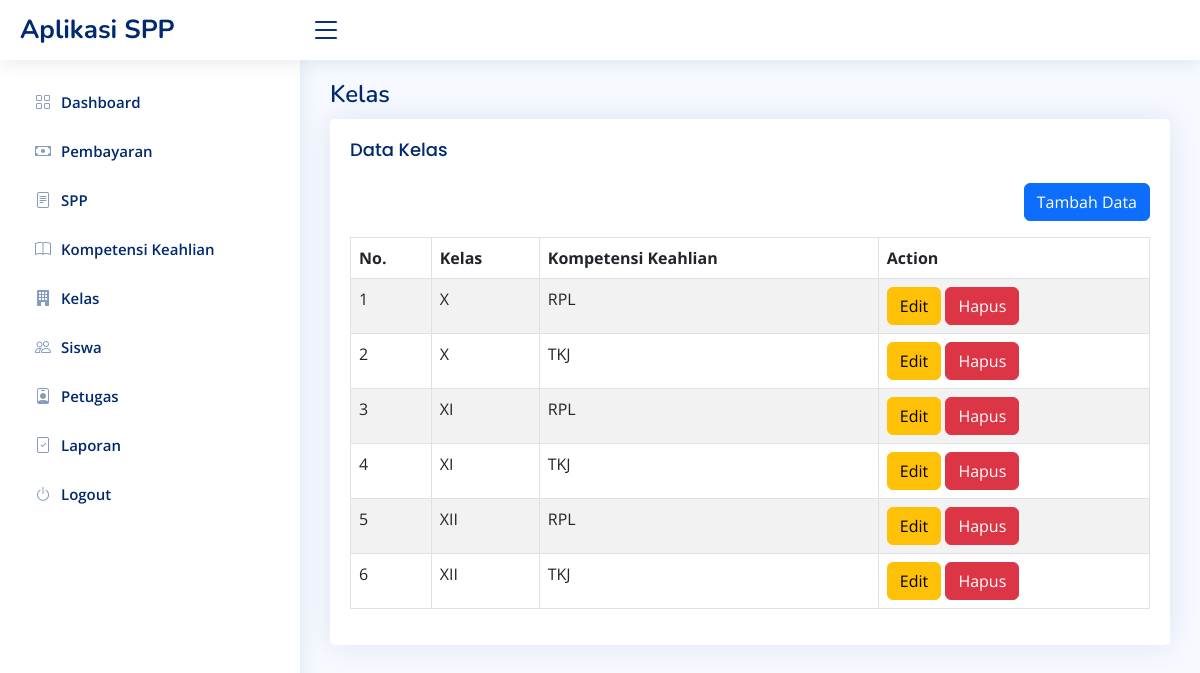
The app's page /admin/kelas.php (signed in) with its own data.
### tables this page shows
CREATE TABLE `kelas` (
  `id_kelas` int(11) NOT NULL,
  `nama_kelas` varchar(10) NOT NULL,
  `id_komp` int(11) NOT NULL
);

CREATE TABLE `kompetensi` (
  `id_komp` int(11) NOT NULL,
  `nama_komp` varchar(50) NOT NULL
);

### admin/kelas.php (the view, shortened to what this page needs)
<?php
include "../config/koneksi.php";
?>
<!DOCTYPE html>
<html lang="en">
<head>
  <?php include "header.php"; ?>
</head>
<body>
<?php include "sidebar.php"; ?>
  <main id="main" class="main">
    <div class="pagetitle">
      <h1>Kelas</h1>
    </div>
    <section class="section">
      <div class="row">
        <div class="col">
            <div class="card">
                <div class="card-body">
                <h5 class="card-title">Data Kelas</h5>
                <div class="row">
                    <div class="col">
                    <button type="button" class="btn btn-primary float-end mb-3" data-bs-toggle="modal" data-bs-target="#exampleModal">
                        Tambah Data
                        </button>
                    </div>
                </div>
                <div class="table-responsive">
                    <table class="table table-bordered table-striped">
                    <thead>
                    <tr>
                        <th>No.</th>
                        <th>Kelas</th>
                        <th>Kompetensi Keahlian</th>
                        <th>Action</th>
                        </tr>
                    </thead>
                    <tbody>
                            <?php
                            $sql = "select *from kelas,kompetensi where kelas.id_komp=kompetensi.id_komp order by nama_kelas asc";
                            $query = mysqli_query($koneksi, $sql);
                            $no = 1;
                            foreach($query as $r2) {
                                $id   = $r2['id_kelas'];
                                $nama   = $r2['nama_kelas'];
                                $komp   = $r2['nama_komp'];
                            ?>
                                <tr>
                                    <td scope="row"><?php echo $no++; ?></td>
                                    <td scope="row"><?php echo $nama; ?></td>
                                    <td scope="row"><?php echo $komp; ?></td>
                                    <td scope="row">
                                    <button type="button" class="btn btn-warning" data-bs-toggle="modal" data-bs-target="#editModal<?php echo $id; ?>">Edit</button>
                                        <a onclick = "return confirm('Apakah Anda Yakin Ingin Menghapus Data?')" href = "kelas.php?hapus=<?php echo $id;?>" class = "btn btn-danger">Hapus</a>
                                    </td>
                                </tr>
                            <?php
                            }
                            ?>
                        </tbody>
                    </table>
                </div>
            </div>
        </div>
      </div>
    </section>
  </main>
</body>
</html>

### admin/header.php (shortened to what this page needs)
<link href="../assets/vendor/bootstrap/css/bootstrap.min.css" rel="stylesheet">
<link href="../assets/vendor/bootstrap/css/select2.min.css" rel="stylesheet">
<link href="../assets/vendor/bootstrap/css/select2theme.min.css" rel="stylesheet">
<link href="../assets/vendor/bootstrap-icons/bootstrap-icons.css" rel="stylesheet">
<link href="../assets/vendor/boxicons/css/boxicons.min.css" rel="stylesheet">
<link href="../assets/vendor/quill/quill.snow.css" rel="stylesheet">
<link href="../assets/vendor/quill/quill.bubble.css" rel="stylesheet">
<link href="../assets/vendor/remixicon/remixicon.css" rel="stylesheet">
<link href="../assets/vendor/simple-datatables/style.css" rel="stylesheet">
<link href="../assets/css/style.css" rel="stylesheet">

### admin/sidebar.php
<header id="header" class="header fixed-top d-flex align-items-center">
  <div class="d-flex align-items-center justify-content-between">
    <a href="" class="logo d-flex align-items-center">
      <span class="d-none d-lg-block">Aplikasi SPP</span>
    </a>
    <i class="bi bi-list toggle-sidebar-btn"></i>
  </div>
</header>
<aside id="sidebar" class="sidebar">
<ul class="sidebar-nav" id="sidebar-nav">
    <li class="nav-item">
    <a class="nav-link collapsed" href="index.php">
        <i class="bi bi-grid"></i>
        <span>Dashboard</span>
    </a>
    </li>
    <li class="nav-item">
    <a class="nav-link collapsed" href="pembayaran.php">
        <i class="bi bi-cash"></i>
        <span>Pembayaran</span>
    </a>
    </li>
    <li class="nav-item">
    <a class="nav-link collapsed" href="spp.php">
        <i class="bi bi-file-text"></i>
        <span>SPP</span>
    </a>
    </li>
    <li class="nav-item">
    <a class="nav-link collapsed" href="kompetensi.php">
        <i class="bi bi-book"></i>
        <span>Kompetensi Keahlian</span>
    </a>
    </li>
    <li class="nav-item">
    <a class="nav-link collapsed" href="kelas.php">
        <i class="bi bi-building-fill"></i>
        <span>Kelas</span>
    </a>
    </li>
    <li class="nav-item">
    <a class="nav-link collapsed" href="siswa.php">
        <i class="bi bi-people"></i>
        <span>Siswa</span>
    </a>
    </li>
    <li class="nav-item">
    <a class="nav-link collapsed" href="petugas.php">
        <i class="bi bi-person-badge"></i>
        <span>Petugas</span>
    </a>
    <li class="nav-item">
    <a class="nav-link collapsed" href="laporan.php">
        <i class="bi bi-file-check"></i>
        <span>Laporan</span>
    </a>
    </li>
    <li class="nav-item">
    <a onclick = "return confirm('Apakah Anda Yakin Ingin Logout?')" class="nav-link collapsed" href="../logout.php">
        <i class="bi bi-power"></i>
        <span>Logout</span>
    </a>
    </li>
</ul>
</aside>

### assets/css/style.css (style rules this page uses)
:root { scroll-behavior: smooth; }
body { font-family: "Open Sans", sans-serif; background: #f6f9ff; color: #444444; }
a { color: #4154f1; text-decoration: none; }
h1, h2, h3, h4, h5, h6 { font-family: "Nunito", sans-serif; }
#main { margin-top: 60px; padding: 20px 30px; transition: all 0.3s; }
.pagetitle { margin-bottom: 10px; }
.pagetitle h1 { font-size: 24px; margin-bottom: 0; font-weight: 600; color: #012970; }
.card { margin-bottom: 30px; border: none; border-radius: 5px; box-shadow: 0px 0 30px rgba(1, 41, 112, 0.1); }
.card-title { padding: 20px 0 15px 0; font-size: 18px; font-weight: 500; color: #012970; font-family: "Poppins", sans-serif; }
.card-body { padding: 0 20px 20px 20px; }
.logo { line-height: 1; }
@media (min-width: 1200px) { .logo { width: 280px; } }
.logo span { font-size: 26px; font-weight: 700; color: #012970; font-family: "Nunito", sans-serif; }
.header { transition: all 0.5s; z-index: 997; height: 60px; box-shadow: 0px 2px 20px rgba(1, 41, 112, 0.1); background-color: #fff; padding-left: 20px; }
.header .toggle-sidebar-btn { font-size: 32px; padding-left: 10px; cursor: pointer; color: #012970; }
.sidebar { position: fixed; top: 60px; left: 0; bottom: 0; width: 300px; z-index: 996; transition: all 0.3s; padding: 20px; overflow-y: auto; scrollbar-width: thin; scrollbar-color: #aab7cf transparent; box-shadow: 0px 0px 20px rgba(1, 41, 112, 0.1); background-color: #fff; }
@media (min-width: 1200px) { #main, #footer { margin-left: 300px; } }
.sidebar-nav { padding: 0; margin: 0; list-style: none; }
.sidebar-nav li { padding: 0; margin: 0; list-style: none; }
.sidebar-nav .nav-item { margin-bottom: 5px; }
.sidebar-nav .nav-link { display: flex; align-items: center; font-size: 15px; font-weight: 600; color: #4154f1; transition: 0.3; background: #f6f9ff; padding: 10px 15px; border-radius: 4px; }
.sidebar-nav .nav-link i { font-size: 16px; margin-right: 10px; color: #4154f1; }
.sidebar-nav .nav-link.collapsed { color: #012970; background: #fff; }
.sidebar-nav .nav-link.collapsed i { color: #899bbd; }

### records on screen
kelas: nama_kelas "X", id_komp.nama_komp "RPL"
kelas: nama_kelas "X", id_komp.nama_komp "TKJ"
kelas: nama_kelas "XI", id_komp.nama_komp "RPL"
kelas: nama_kelas "XI", id_komp.nama_komp "TKJ"
kelas: nama_kelas "XII", id_komp.nama_komp "RPL"
kelas: nama_kelas "XII", id_komp.nama_komp "TKJ"
